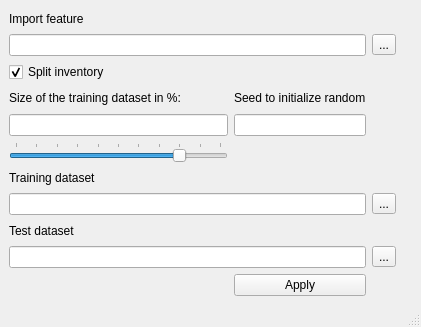
<?xml version="1.0" encoding="UTF-8"?>
<ui version="4.0">
 <class>ImportInventory</class>
 <widget class="QMainWindow" name="ImportInventory">
  <property name="geometry">
   <rect>
    <x>0</x>
    <y>0</y>
    <width>421</width>
    <height>327</height>
   </rect>
  </property>
  <property name="windowTitle">
   <string>Import Inventory</string>
  </property>
  <widget class="QWidget" name="centralwidget">
   <layout class="QVBoxLayout" name="verticalLayout">
    <item>
     <layout class="QGridLayout" name="mainGridLayout" columnstretch="5,0,0">
      <item row="2" column="0">
       <widget class="QCheckBox" name="splitInventoryCheckBox">
        <property name="text">
         <string>Split inventory</string>
        </property>
        <property name="checked">
         <bool>true</bool>
        </property>
       </widget>
      </item>
      <item row="1" column="0" colspan="2">
       <widget class="QLineEdit" name="featureLineEdit"/>
      </item>
      <item row="0" column="0">
       <widget class="QLabel" name="importFeatureLabel">
        <property name="text">
         <string>Import feature</string>
        </property>
       </widget>
      </item>
      <item row="9" column="0" colspan="2">
       <widget class="QLineEdit" name="testDatasetLineEdit"/>
      </item>
      <item row="7" column="2">
       <widget class="QToolButton" name="trainingDatasetToolButton">
        <property name="text">
         <string>...</string>
        </property>
       </widget>
      </item>
      <item row="6" column="0">
       <widget class="QLabel" name="trainingDatasetLabel">
        <property name="text">
         <string>Training dataset</string>
        </property>
       </widget>
      </item>
      <item row="8" column="0">
       <widget class="QLabel" name="testDatasetLabel">
        <property name="text">
         <string>Test dataset</string>
        </property>
       </widget>
      </item>
      <item row="3" column="2">
       <spacer name="horizontalSpacer">
        <property name="orientation">
         <enum>Qt::Horizontal</enum>
        </property>
        <property name="sizeHint" stdset="0">
         <size>
          <width>40</width>
          <height>20</height>
         </size>
        </property>
       </spacer>
      </item>
      <item row="9" column="2">
       <widget class="QToolButton" name="testDatasetToolButton">
        <property name="text">
         <string>...</string>
        </property>
       </widget>
      </item>
      <item row="1" column="2">
       <widget class="QToolButton" name="featureToolButton">
        <property name="text">
         <string>...</string>
        </property>
       </widget>
      </item>
      <item row="7" column="0" colspan="2">
       <widget class="QLineEdit" name="trainingDatasetLineEdit"/>
      </item>
      <item row="10" column="1">
       <widget class="QPushButton" name="applyPushButton">
        <property name="text">
         <string>Apply</string>
        </property>
       </widget>
      </item>
      <item row="4" column="0">
       <widget class="QLineEdit" name="sizeValueLineEdit">
        <property name="maxLength">
         <number>3</number>
        </property>
       </widget>
      </item>
      <item row="5" column="0">
       <widget class="QSlider" name="sizeValueHorizontalSlider">
        <property name="maximum">
         <number>100</number>
        </property>
        <property name="sliderPosition">
         <number>80</number>
        </property>
        <property name="orientation">
         <enum>Qt::Horizontal</enum>
        </property>
        <property name="invertedAppearance">
         <bool>false</bool>
        </property>
        <property name="tickPosition">
         <enum>QSlider::TicksAbove</enum>
        </property>
        <property name="tickInterval">
         <number>10</number>
        </property>
       </widget>
      </item>
      <item row="3" column="0">
       <widget class="QLabel" name="sizeOfTrainingDatatsetLabel">
        <property name="text">
         <string>Size of the training dataset in %:</string>
        </property>
       </widget>
      </item>
      <item row="4" column="1">
       <widget class="QLineEdit" name="RandomSeedlineEdit">
        <property name="toolTip">
         <string>Leave empty to use random seed</string>
        </property>
       </widget>
      </item>
      <item row="3" column="1">
       <widget class="QLabel" name="randomseedlabel">
        <property name="text">
         <string>Seed to initialize random</string>
        </property>
       </widget>
      </item>
     </layout>
    </item>
   </layout>
  </widget>
  <widget class="QMenuBar" name="menubar">
   <property name="geometry">
    <rect>
     <x>0</x>
     <y>0</y>
     <width>421</width>
     <height>21</height>
    </rect>
   </property>
  </widget>
  <widget class="QStatusBar" name="statusbar"/>
 </widget>
 <tabstops>
  <tabstop>featureLineEdit</tabstop>
  <tabstop>featureToolButton</tabstop>
  <tabstop>splitInventoryCheckBox</tabstop>
  <tabstop>sizeValueLineEdit</tabstop>
  <tabstop>RandomSeedlineEdit</tabstop>
  <tabstop>sizeValueHorizontalSlider</tabstop>
  <tabstop>trainingDatasetLineEdit</tabstop>
  <tabstop>trainingDatasetToolButton</tabstop>
  <tabstop>testDatasetLineEdit</tabstop>
  <tabstop>testDatasetToolButton</tabstop>
  <tabstop>applyPushButton</tabstop>
 </tabstops>
 <resources/>
 <connections/>
</ui>
